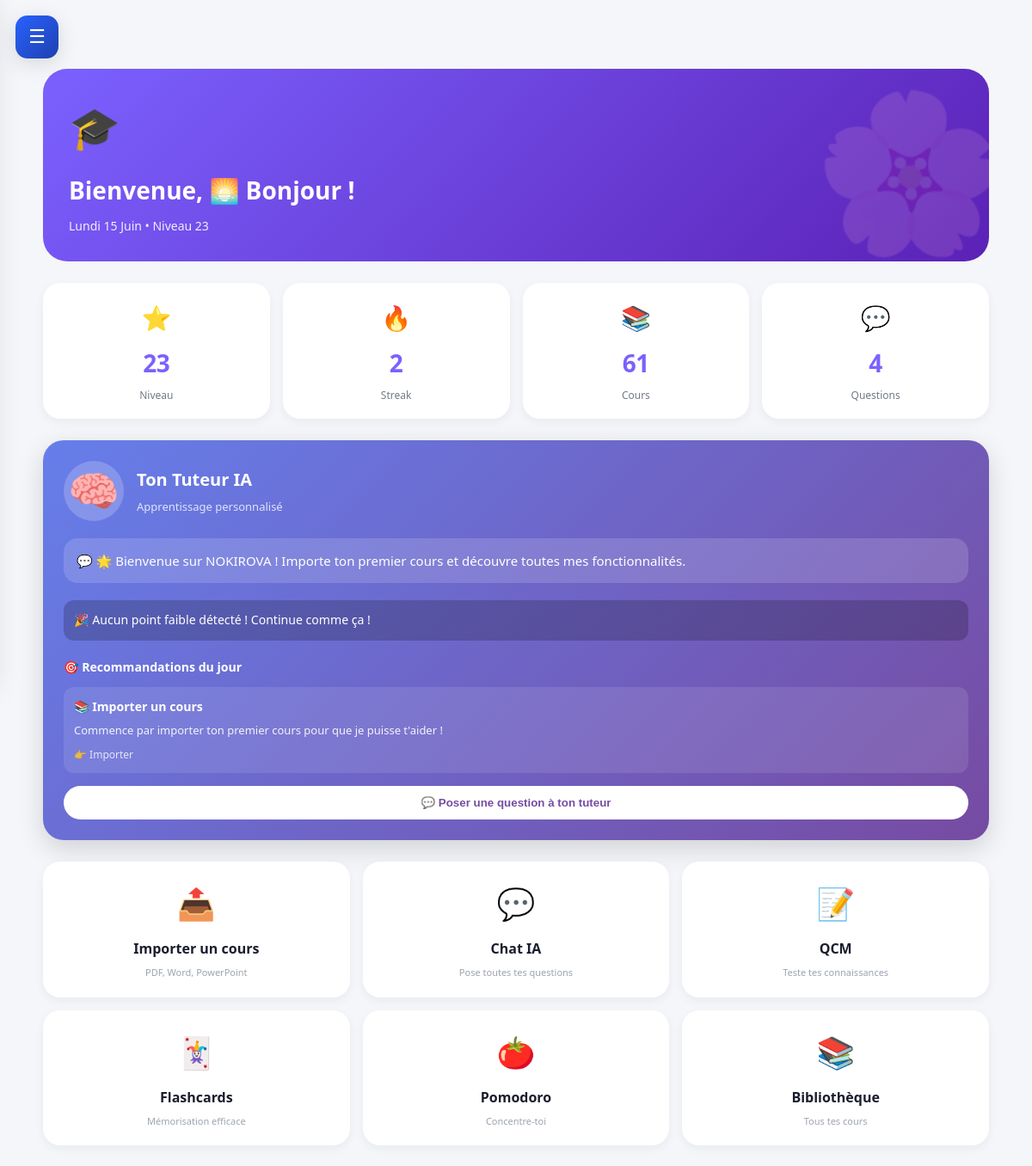
Before: / with the older database file.
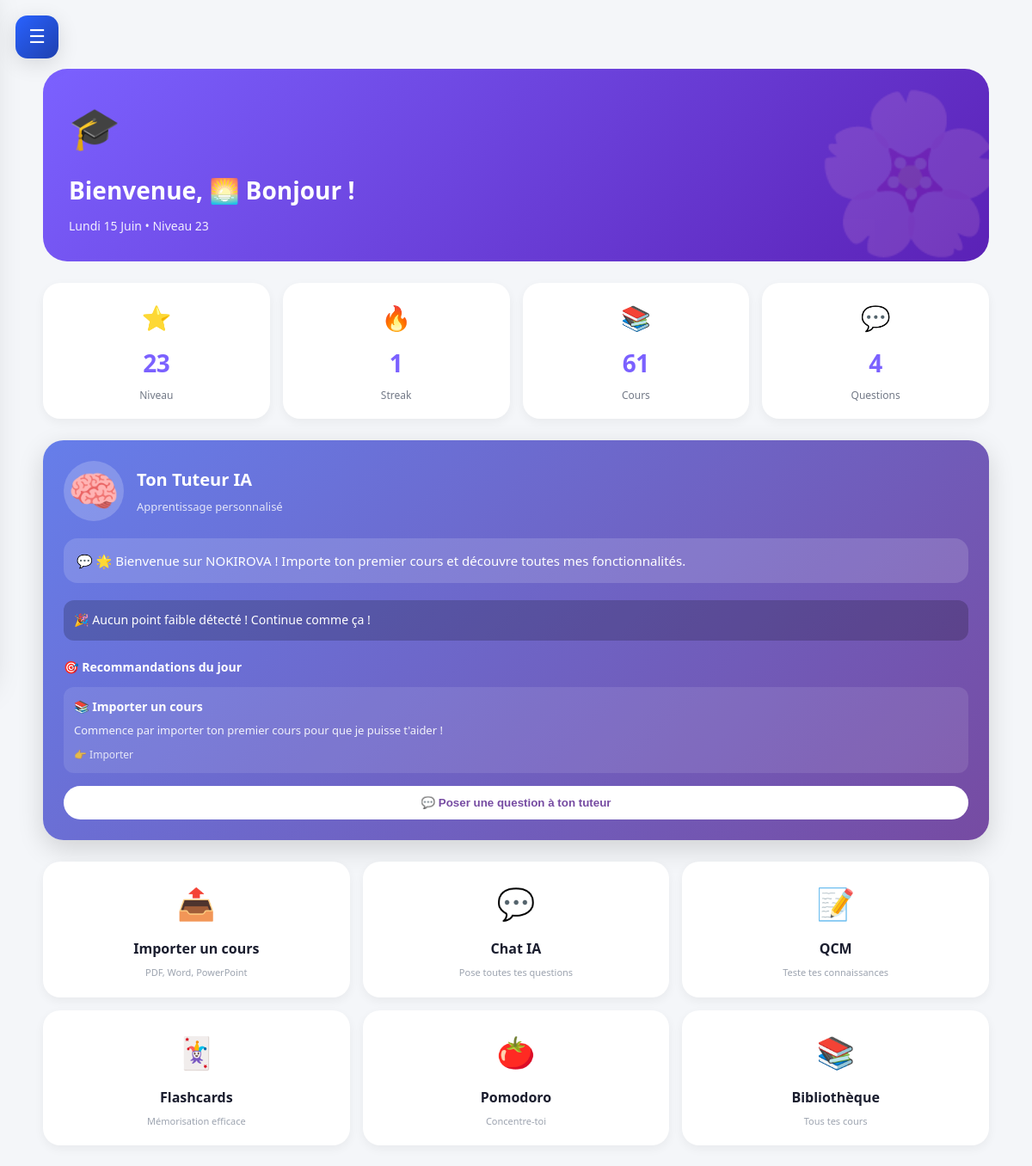
After: the same page with the newer database file.
### tables this page shows
CREATE TABLE utilisateur (
            id INTEGER PRIMARY KEY,
            xp INTEGER DEFAULT 0,
            niveau INTEGER DEFAULT 1,
            streak INTEGER DEFAULT 0,
            derniere_connexion DATE,
            qcm_reussis INTEGER DEFAULT 0,
            qcm_rates INTEGER DEFAULT 0,
            cours_importes INTEGER DEFAULT 0,
            audios_crees INTEGER DEFAULT 0,
            questions_posees INTEGER DEFAULT 0
        );

### web/app.py (the view)
@app.route('/')
def accueil():
    stats = get_stats_safe()
    return render_template('accueil.html', page_active='accueil', stats=stats,
                           salutation=saluer(), date_actuelle=get_date_fr(),
                           nom_cours=session_data.get('nom_cours'))

### db/base.py (called while the page is built)
def set_user(user_id: str):
    if user_id and len(user_id) > 3:
        _current_user.user_id = user_id
    else:
        _current_user.user_id = None

def get_user():
    return getattr(_current_user, 'user_id', None)

def get_db_file():
    user_id = get_user()
    if user_id:
        safe_id = "".join(c for c in user_id if c.isalnum() or c == '_')[:50]
        return os.path.join(DB_FOLDER, f"nokirova_{safe_id}.db")
    return DB_DEFAULT

def get_connexion():
    db_file = get_db_file()
    if not os.path.exists(db_file):
        _init_db_file(db_file)
    return sqlite3.connect(db_file)

### db/preferences.py (called while the page is built)
def init_table_preferences():
    try:
        conn = sqlite3.connect(DB_FILE)
        c = conn.cursor()
        c.execute("""
            CREATE TABLE IF NOT EXISTS preferences (
                cle TEXT PRIMARY KEY,
                valeur TEXT NOT NULL
            )
        """)
        conn.commit()
        conn.close()
    except Exception as e:
        print(f"⚠️ init preferences : {e}")

def charger_preference(cle: str, defaut: str = "") -> str:
    try:
        init_table_preferences()
        conn = sqlite3.connect(DB_FILE)
        c = conn.cursor()
        c.execute(
            "SELECT valeur FROM preferences WHERE cle = ?", (cle,))
        row = c.fetchone()
        conn.close()
        return row[0] if row else defaut
    except Exception as e:
        print(f"⚠️ charger_preference : {e}")
        return defaut

### db/stats.py (called while the page is built, shortened)
def get_stats():
    conn = get_connexion()
    cur = conn.cursor()
    cur.execute("SELECT * FROM utilisateur WHERE id = 1")
    stats = cur.fetchone()
    conn.close()
    return {
        "xp": stats[1],
        "niveau": stats[2],
        "streak": stats[3],
        "derniere_connexion": stats[4],
        "qcm_reussis": stats[5],
        "qcm_rates": stats[6],
        "cours_importes": stats[7],
        "audios_crees": stats[8],
        "questions_posees": stats[9]
    }

### web/app.py (called while the page is built)
@app.before_request
def detecter_utilisateur():
    from db.base import set_user
    user_id = request.headers.get('X-User-Id')
    if not user_id:
        user_id = request.cookies.get('nokirova_user_id')
    set_user(user_id)

def get_stats_safe():
    try:
        return db.get_stats()
    except Exception:
        return {"niveau": 1, "xp": 0, "streak_jours": 0, "cours_importes": 0}

def saluer():
    h = datetime.now().hour
    if h < 12: return "🌅 Bonjour"
    elif h < 18: return "☀️ Bon après-midi"
    else: return "🌙 Bonsoir"

### web/templates/accueil.html (shortened to what this page needs)
{% extends "base.html" %}
{% block contenu %}
<div class="accueil-page">
  <div class="hero-section">
    <div class="hero-bg">🌸</div>
    <div class="hero-content">
      <div class="hero-icone">🎓</div>
      <h1>Bienvenue, <span id="prenomUser">{{ salutation }}</span> !</h1>
      <p>{{ date_actuelle }} • Niveau {{ stats.niveau }}</p>
    </div>
  </div>
  <div class="stats-grid">
    <div class="stat-card">
      <div class="stat-emoji">⭐</div>
      <div class="stat-valeur">{{ stats.niveau }}</div>
      <div class="stat-label">Niveau</div>
    </div>
    <div class="stat-card">
      <div class="stat-emoji">🔥</div>
      <div class="stat-valeur">{{ stats.streak }}</div>
      <div class="stat-label">Streak</div>
    </div>
    <div class="stat-card">
      <div class="stat-emoji">📚</div>
      <div class="stat-valeur">{{ stats.cours_importes }}</div>
      <div class="stat-label">Cours</div>
    </div>
    <div class="stat-card">
      <div class="stat-emoji">💬</div>
      <div class="stat-valeur">{{ stats.questions_posees }}</div>
      <div class="stat-label">Questions</div>
    </div>
  </div>
  <div class="card-tuteur">
    <div class="tuteur-header">
      <div class="tuteur-avatar">🧠</div>
      <div class="tuteur-titre">
        <h3>Ton Tuteur IA</h3>
        <p>Apprentissage personnalisé</p>
      </div>
    </div>
    <div class="tuteur-conseil" id="tuteurConseil">
    </div>
    <div class="tuteur-points-faibles" id="pointsFaibles">
    </div>
    <div class="tuteur-recommandations" id="recommandations">
    </div>
    <div class="tuteur-footer">
      <button class="btn-chat" onclick="window.location.href='/chat'">
        💬 Poser une question à ton tuteur
      </button>
    </div>
  </div>
  <div class="actions-grid">
    <a href="/import" class="action-card">
      <div class="action-emoji">📤</div>
      <div class="action-titre">Importer un cours</div>
      <div class="action-desc">PDF, Word, PowerPoint</div>
    </a>
    <a href="/chat" class="action-card">
      <div class="action-emoji">💬</div>
      <div class="action-titre">Chat IA</div>
      <div class="action-desc">Pose toutes tes questions</div>
    </a>
    <a href="/qcm" class="action-card">
      <div class="action-emoji">📝</div>
      <div class="action-titre">QCM</div>
      <div class="action-desc">Teste tes connaissances</div>
    </a>
    <a href="/flashcards" class="action-card">
      <div class="action-emoji">🃏</div>
      <div class="action-titre">Flashcards</div>
      <div class="action-desc">Mémorisation efficace</div>
    </a>
    <a href="/pomodoro" class="action-card">
      <div class="action-emoji">🍅</div>
      <div class="action-titre">Pomodoro</div>
      <div class="action-desc">Concentre-toi</div>
    </a>
    <a href="/bibliotheque" class="action-card">
      <div class="action-emoji">📚</div>
      <div class="action-titre">Bibliothèque</div>
      <div class="action-desc">Tous tes cours</div>
    </a>
  </div>
</div>
{% endblock %}

### web/templates/base.html (shortened to what this page needs)
<!DOCTYPE html>
<html lang="fr"
      data-mode="{{ pref_mode | default('clair') }}"
      data-theme="{{ pref_theme | default('printemps') }}"
      data-taille="{{ pref_taille | default('normal') }}">
<head>
    <link rel="stylesheet" href="{{ url_for('static', filename='css/style.css') }}">
</head>
<body>
<button class="hamburger" id="hamburger" onclick="toggleSidebar()">☰</button>
<div class="app-container">
    <main class="zone-principale">
        {% block contenu %}{% endblock %}
    </main>
</div>
</body>
</html>

### web/static/css/style.css (style rules this page uses)
:root { --vert-printemps: #7ED321; --vert-emeraude: #00C853; --jaune-soleil: #FFD93D; --jaune-clair: #FFE66D; --bleu-royal: #2962FF; --bleu-ciel: #4FC3F7; --rose-sakura: #FF6B9D; --rose-clair: #FFC9DE; --violet-premium: #7B61FF; --violet-lavande: #A855F7; --orange-dore: #F59E0B; --orange-vif: #FF7043; --rouge-corail: #FF5252; --cyan-frais: #26C6DA; --indigo: #5C6BC0; --turquoise: #1ABC9C; --blanc: #FFFFFF; --bg-app: #F4F6F9; --bg-carte: #FFFFFF; --bg-sidebar: #FFFFFF; --txt-principal: #1A1D2E; --txt-doux: #6B7280; --gris-leger: #E5E7EB; --primaire: #7ED321; --primaire-foncee: #5BA819; --ombre-douce: 0 4px 15px rgba(0,0,0,0.08); --ombre-medium: 0 6px 25px rgba(0,0,0,0.12); --ombre-forte: 0 10px 35px rgba(0,0,0,0.18); --rayon: 18px; --rayon-sm: 12px; --rayon-lg: 28px; --rayon-pill: 50px; }
html[data-theme="ocean"] { --primaire:#2962FF; --primaire-foncee:#1E40AF; }
html[data-taille="petit"] body { font-size: 0.88rem; }
* { margin: 0; padding: 0; box-sizing: border-box; }
body { font-family: 'Segoe UI', -apple-system, BlinkMacSystemFont, 'SF Pro Display', sans-serif; background: var(--bg-app); color: var(--txt-principal); line-height: 1.6; overflow-x: hidden; }
.app-container { display: flex; min-height: 100vh; width: 100%; position: relative; }
.hamburger { display: flex; position: fixed; top: 18px; left: 18px; z-index: 9999; background: linear-gradient(135deg, var(--primaire), var(--primaire-foncee)); color: white; border: none; border-radius: 14px; width: 50px; height: 50px; font-size: 22px; cursor: pointer; box-shadow: var(--ombre-medium); align-items: center; justify-content: center; transition: all 0.3s; }
.zone-principale { flex: 1; padding: 80px 24px 24px 24px; overflow-y: auto; background: var(--bg-app); min-height: 100vh; width: 100%; }
.stat-valeur { font-size: 26px; font-weight: 900; margin: 4px 0; letter-spacing: -0.5px; }
.stat-label { font-size: 12px; opacity: 0.95; font-weight: 500; }

### web/templates/accueil.html (style rules this page uses)
.accueil-page { max-width: 1100px; margin: 0 auto; animation: fadeInUp 0.5s ease; }
.hero-section { position: relative; background: linear-gradient(135deg, #7B61FF, #5B21B6); border-radius: 28px; padding: 30px; margin-bottom: 25px; color: white; overflow: hidden; }
.hero-bg { position: absolute; top: -30px; right: -20px; font-size: 180px; opacity: 0.15; pointer-events: none; }
.hero-content { position: relative; z-index: 1; }
.hero-icone { font-size: 48px; margin-bottom: 12px; }
.hero-content h1 { font-size: 28px; margin: 0 0 8px; font-weight: 900; }
.hero-content p { font-size: 14px; opacity: 0.9; margin: 0; }
.stats-grid { display: grid; grid-template-columns: repeat(4, 1fr); gap: 15px; margin-bottom: 25px; }
.stat-card { background: white; border-radius: 20px; padding: 18px 12px; text-align: center; box-shadow: 0 4px 12px rgba(0,0,0,0.05); transition: all 0.3s; }
.stat-emoji { font-size: 28px; margin-bottom: 8px; }
.stat-valeur { font-size: 28px; font-weight: 900; color: #7B61FF; }
.stat-label { font-size: 12px; color: #6B7280; margin-top: 5px; }
.card-tuteur { background: linear-gradient(135deg, #667eea 0%, #764ba2 100%); border-radius: 24px; padding: 24px; margin-bottom: 25px; color: white; box-shadow: 0 10px 30px rgba(0,0,0,0.15); }
.tuteur-header { display: flex; align-items: center; gap: 15px; margin-bottom: 20px; }
.tuteur-avatar { font-size: 48px; background: rgba(255,255,255,0.2); width: 70px; height: 70px; border-radius: 50%; display: flex; align-items: center; justify-content: center; }
.tuteur-titre h3 { margin: 0; font-size: 20px; }
.tuteur-titre p { margin: 5px 0 0; opacity: 0.8; font-size: 13px; }
.tuteur-conseil { background: rgba(255,255,255,0.15); border-radius: 16px; padding: 15px; margin-bottom: 20px; font-size: 15px; line-height: 1.5; }
.tuteur-points-faibles { margin-bottom: 20px; }
.tuteur-footer { margin-top: 15px; }
.btn-chat { background: white; color: #764ba2; border: none; padding: 12px 20px; border-radius: 30px; font-weight: bold; cursor: pointer; width: 100%; transition: all 0.3s; }
.actions-grid { display: grid; grid-template-columns: repeat(3, 1fr); gap: 15px; }
.action-card { background: white; border-radius: 20px; padding: 20px; text-align: center; text-decoration: none; transition: all 0.3s; box-shadow: 0 4px 12px rgba(0,0,0,0.05); }
.action-emoji { font-size: 36px; margin-bottom: 12px; }
.action-titre { font-weight: 800; font-size: 16px; color: #1A1D2E; margin-bottom: 5px; }
.action-desc { font-size: 11px; color: #9CA3AF; }

Changed rows visible on the page:
changed utilisateur: streak "2" → "1"
